Frame 1 (no input): blank canvas, image omitted
Frame 60 (the mouse pressed at the canvas centre just before this capture): blank canvas, image omitted
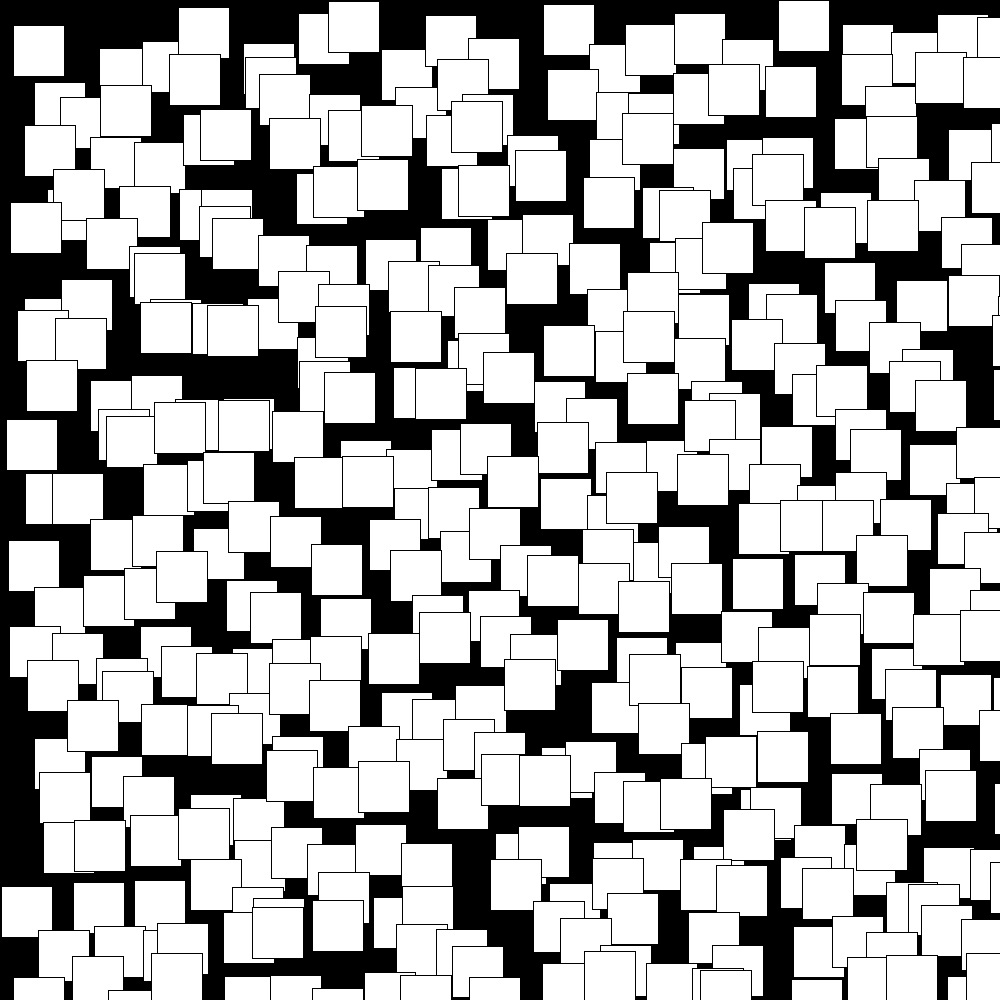
Frame 120 (the mouse held since frame 60 and released just before this capture)

The Processing sketch whose frames 1 and 60 were blank and that drew this single picture after the mouse press (run headless with seeded random() and noise(); from frame 60 on, the mouse is pressed at the canvas centre):

// Processing sketch: processing_153212
// ── processing_153212.pde

int paikkax, paikkay,kasvattaja,ravistaja;

void setup(){
size(1000,1000);
background(0);
paikkax=0;
paikkay=0;
kasvattaja=1;
ravistaja=1;
}

void draw(){
 background(0);
 while (paikkay<height) {
   while (paikkax<width) {
   rect(paikkax+random(0,ravistaja),paikkay+random(0,ravistaja),1+kasvattaja,1+kasvattaja);
   paikkax=paikkax+50;
   }
   paikkay=paikkay+50;
   paikkax=0;
 }
 paikkax=0;
 paikkay=0;
 kasvattaja=mouseX/10;
 ravistaja=mouseY/10;
}
